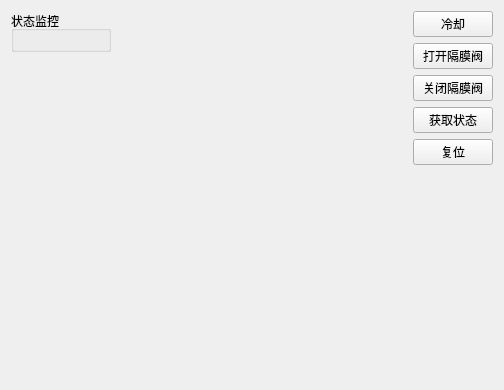
<?xml version="1.0" encoding="UTF-8"?>
<ui version="4.0">
 <class>FortrendCoolingCavitySubsystem</class>
 <widget class="QWidget" name="FortrendCoolingCavitySubsystem">
  <property name="geometry">
   <rect>
    <x>0</x>
    <y>0</y>
    <width>504</width>
    <height>390</height>
   </rect>
  </property>
  <property name="windowTitle">
   <string>Form</string>
  </property>
  <layout class="QHBoxLayout" name="horizontalLayout_3">
   <item>
    <layout class="QVBoxLayout" name="verticalLayout_2">
     <item>
      <widget class="QGroupBox" name="states_group">
       <property name="minimumSize">
        <size>
         <width>100</width>
         <height>0</height>
        </size>
       </property>
       <property name="title">
        <string>状态监控</string>
       </property>
       <layout class="QGridLayout" name="inputs_layout"/>
      </widget>
     </item>
     <item>
      <spacer name="verticalSpacer_3">
       <property name="orientation">
        <enum>Qt::Vertical</enum>
       </property>
       <property name="sizeHint" stdset="0">
        <size>
         <width>20</width>
         <height>40</height>
        </size>
       </property>
      </spacer>
     </item>
    </layout>
   </item>
   <item>
    <layout class="QHBoxLayout" name="center_layout"/>
   </item>
   <item>
    <spacer name="horizontalSpacer">
     <property name="orientation">
      <enum>Qt::Horizontal</enum>
     </property>
     <property name="sizeHint" stdset="0">
      <size>
       <width>200</width>
       <height>20</height>
      </size>
     </property>
    </spacer>
   </item>
   <item>
    <layout class="QVBoxLayout" name="right_verticalLayout">
     <property name="sizeConstraint">
      <enum>QLayout::SetFixedSize</enum>
     </property>
     <item>
      <widget class="QPushButton" name="cooling_btn">
       <property name="minimumSize">
        <size>
         <width>0</width>
         <height>0</height>
        </size>
       </property>
       <property name="text">
        <string>冷却</string>
       </property>
      </widget>
     </item>
     <item>
      <widget class="QPushButton" name="open_diaphragm_valve_btn">
       <property name="minimumSize">
        <size>
         <width>0</width>
         <height>0</height>
        </size>
       </property>
       <property name="text">
        <string>打开隔膜阀</string>
       </property>
      </widget>
     </item>
     <item>
      <widget class="QPushButton" name="close_diaphragm_valve_btn">
       <property name="minimumSize">
        <size>
         <width>0</width>
         <height>0</height>
        </size>
       </property>
       <property name="text">
        <string>关闭隔膜阀</string>
       </property>
      </widget>
     </item>
     <item>
      <widget class="QPushButton" name="generate_btn">
       <property name="minimumSize">
        <size>
         <width>0</width>
         <height>0</height>
        </size>
       </property>
       <property name="text">
        <string>获取状态</string>
       </property>
      </widget>
     </item>
     <item>
      <widget class="QPushButton" name="reset_btn">
       <property name="minimumSize">
        <size>
         <width>0</width>
         <height>0</height>
        </size>
       </property>
       <property name="text">
        <string>复位</string>
       </property>
      </widget>
     </item>
     <item>
      <spacer name="verticalSpacer">
       <property name="orientation">
        <enum>Qt::Vertical</enum>
       </property>
       <property name="sizeHint" stdset="0">
        <size>
         <width>20</width>
         <height>40</height>
        </size>
       </property>
      </spacer>
     </item>
    </layout>
   </item>
  </layout>
 </widget>
 <resources/>
 <connections/>
</ui>
